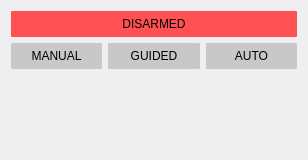
<?xml version="1.0" encoding="UTF-8"?>
<ui version="4.0">
 <class>ActionWidget</class>
 <widget class="QWidget" name="ActionWidget">
  <property name="geometry">
   <rect>
    <x>0</x>
    <y>0</y>
    <width>308</width>
    <height>160</height>
   </rect>
  </property>
  <property name="windowTitle">
   <string>Form</string>
  </property>
  <property name="styleSheet">
   <string notr="true">QPushButton:pressed {
	background-color: rgb(235,235,235)
}
QPushButton {
border: 0px solid rgb(200,200,200);
border-radius: 1px;
background-color:rgb(200, 200, 200);
padding:6px;
	color: black
}
QPushButton#armButton {
	background-color:rgb(255, 80, 83);
}

QPushButton#armButton:pressed {
	background-color: rgb(235,235,235)
}



</string>
  </property>
  <layout class="QGridLayout" name="gridLayout_2">
   <item row="3" column="2">
    <widget class="QPushButton" name="guidedButton">
     <property name="text">
      <string>GUIDED</string>
     </property>
    </widget>
   </item>
   <item row="3" column="3">
    <widget class="QPushButton" name="autoButton">
     <property name="text">
      <string>AUTO</string>
     </property>
    </widget>
   </item>
   <item row="1" column="1" colspan="3">
    <widget class="QPushButton" name="armButton">
     <property name="autoFillBackground">
      <bool>false</bool>
     </property>
     <property name="styleSheet">
      <string notr="true">QPushButton:pressed {
    border-style: inset;
}</string>
     </property>
     <property name="text">
      <string>DISARMED</string>
     </property>
     <property name="checkable">
      <bool>true</bool>
     </property>
     <property name="checked">
      <bool>false</bool>
     </property>
    </widget>
   </item>
   <item row="3" column="1">
    <widget class="QPushButton" name="manualButton">
     <property name="text">
      <string>MANUAL</string>
     </property>
    </widget>
   </item>
   <item row="4" column="2">
    <spacer name="verticalSpacer">
     <property name="orientation">
      <enum>Qt::Vertical</enum>
     </property>
     <property name="sizeHint" stdset="0">
      <size>
       <width>20</width>
       <height>40</height>
      </size>
     </property>
    </spacer>
   </item>
  </layout>
 </widget>
 <resources/>
 <connections/>
</ui>
